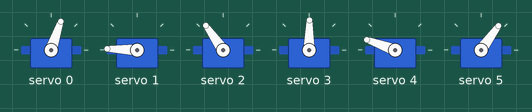
The sketch below on a simulated Arduino Uno, built with avr-gcc and run on an emulated ATmega328P. Shown: 6 × servo. What the sketch prints to the serial monitor is not drawn.

Above: at 0.05 s.
At 4.0 s:
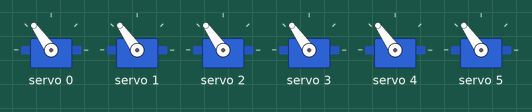
Timing chart, 0 to 5.2 s (numbered marks = the images above):
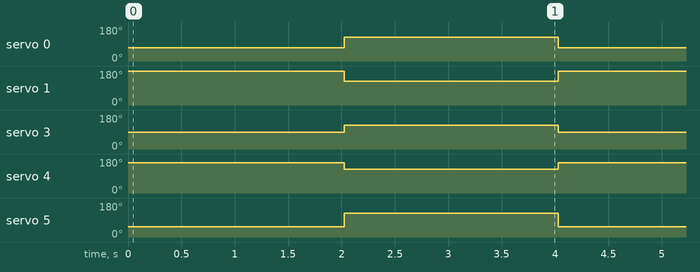

The sketch:

pwm_controller.ino
```cpp
#include <Wire.h>
#include <Adafruit_PWMServoDriver.h>

// Erstelle ein PCA9685-Objekt
Adafruit_PWMServoDriver pwm = Adafruit_PWMServoDriver();

// Servoparameter
#define SERVOMIN 150 // Minimum Pulswert (0 Grad)
#define SERVOMAX 600 // Maximum Pulswert (180 Grad)

// Servokanäle auf dem PCA9685
const int servoChannels[] = {0, 1, 2, 3, 4, 5}; // Kanäle für die Servos
const int numServos = sizeof(servoChannels) / sizeof(servoChannels[0]);

// Initialisierung der Servopositionen (alle auf 90 Grad)
int servoAngles[numServos] = {90, 90, 90, 90, 90, 90};

// Funktion zum Umrechnen von Grad in Pulsweite
uint16_t angleToPulse(int angle) {
  return map(angle, 0, 180, SERVOMIN, SERVOMAX);
}

// Funktion zum Setzen der Servo-Winkel
void setServoPositions(const int angles[], int length) {
  for (int i = 0; i < length && i < numServos; i++) {
    servoAngles[i] = constrain(angles[i], 0, 180); // Winkel auf gültigen Bereich beschränken
    pwm.setPWM(servoChannels[i], 0, angleToPulse(servoAngles[i]));
  }
}

void setup() {
  Serial.begin(9600);
  Serial.println("Starte PCA9685...");

  // Initialisiere PCA9685
  pwm.begin();
  pwm.setPWMFreq(50); // PWM-Frequenz auf 50 Hz für Servos

  delay(10); // Kurze Pause, um sicherzustellen, dass alles bereit ist

  // Initialisiere alle Servos auf 90 Grad
  setServoPositions(servoAngles, numServos);
}

void loop() {
  // Beispiel: Ansteuern der Servos mit einer neuen Position
  int newPositions[] = {45, 135, 90, 60, 120, 30}; // Neue Zielpositionen
  setServoPositions(newPositions, numServos);
  delay(2000); // Warte 2 Sekunden

  // Zurück zu den ursprünglichen Positionen
  int resetPositions[] = {90, 90, 90, 90, 90, 90};
  setServoPositions(resetPositions, numServos);
  delay(2000); // Warte 2 Sekunden
}
```

Measured:
- by itself, servo 0: alternates 125° for 2.0 s and 71° for 2.0 s
- by itself, servo 1: alternates 178° for 2.0 s and 125° for 2.0 s
- by itself, servo 3: alternates 125° for 2.0 s and 89° for 2.0 s
- by itself, servo 4: alternates 160° for 2.0 s and 125° for 2.0 s
- by itself, servo 5: alternates 125° for 2.0 s and 54° for 2.0 s
